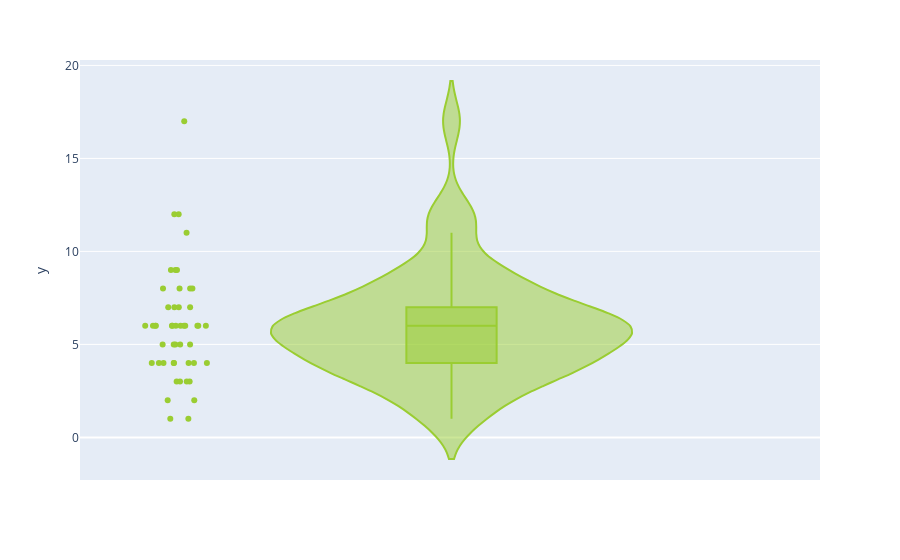

Notebook code cell kept with this figure:
### Code cell
px.violin(voters, y=voters.COUNTY_NAME.value_counts(), box=True, points='all', color_discrete_sequence=['yellowgreen'])

### Figure 1 — Plotly figure (JSON) as saved in the notebook; plotly's stock layout.template omitted (floating-point values rounded to 4 significant figures)
{"data": [{"alignmentgroup": "True", "box": {"visible": true}, "hovertemplate": "y=%{y}<extra></extra>", "legendgroup": "", "marker": {"color": "yellowgreen"}, "name": "", "offsetgroup": "", "orientation": "v", "points": "all", "scalegroup": "True", "showlegend": false, "type": "violin", "x0": " ", "xaxis": "x", "y": [17, 12, 12, 11, 9, 9, 9, 8, 8, 8, 8, 7, 7, 7, 7, 6, 6, 6, 6, 6, 6, 6, 6, 6, 6, 6, 6, 6, 5, 5, 5, 5, 5, 4, 4, 4, 4, 4, 4, 4, 4, 3, 3, 3, 3, 2, 2, 1, 1], "y0": " ", "yaxis": "y"}], "layout": {"legend": {"tracegroupgap": 0}, "margin": {"t": 60}, "violinmode": "group", "xaxis": {"anchor": "y", "domain": [0, 1]}, "yaxis": {"anchor": "x", "domain": [0, 1], "title": {"text": "y"}}}}
